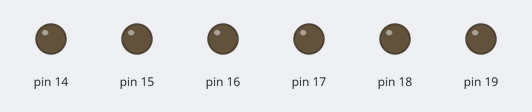
This sketch was run on a simulated Arduino Uno, built with avr-gcc and run on an emulated ATmega328P. On the bench: output pins drawn as LEDs (lit = HIGH).

Above: at 0.05 s.
At 2.05 s:
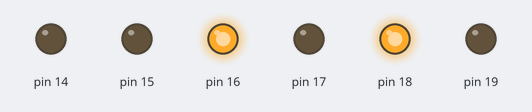
At 4.05 s:
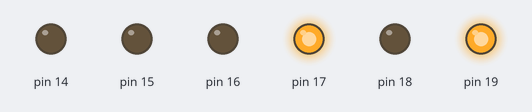
At 8.15 s:
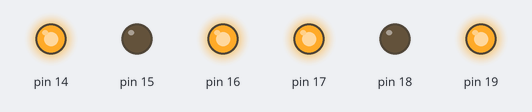
At 12.15 s:
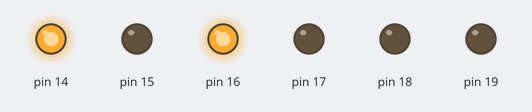
At 16.25 s:
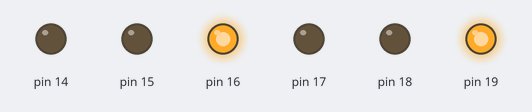
Timing chart, 0 to 16.6 s (numbered marks = the images above):
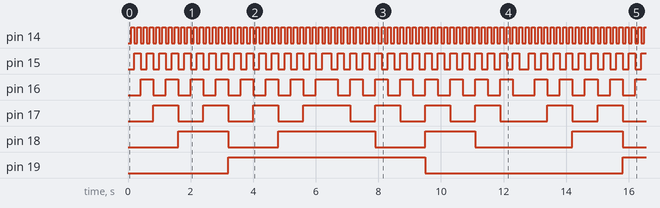

Measured:
- by itself, pin 14: alternates HIGH for 0.10 s and LOW for 0.10 s
- by itself, pin 15: moves between LOW and HIGH, repeating every 2.0 s
- by itself, pin 16: moves between LOW and HIGH, repeating every 8.3 s
- by itself, pin 17: repeats every 12.6 s: 2 × (LOW 0.80 s, HIGH 0.80 s), LOW 0.80 s, HIGH 1.5 s, 3 × (LOW 0.80 s, HIGH 0.80 s), LOW 1.5 s, HIGH 0.80 s
- by itself, pin 18: repeats every 12.6 s: LOW 1.6 s, HIGH 3.1 s, LOW 1.6 s, HIGH 1.6 s, LOW 3.1 s, HIGH 1.6 s
- by itself, pin 19: alternates HIGH for 6.3 s and LOW for 6.3 s

The sketch:

eigthProject.ino
```cpp
void setup()
{
  DDRC = B00111111;

}

void loop()
{
  for(byte i = 0; i < 64; i++)
  {
    PORTC = i;
    delay(100);
  }
  for(byte i = 62; i > 0; i--)
  {
    PORTC = i;
    delay(100);
  }
}
```
